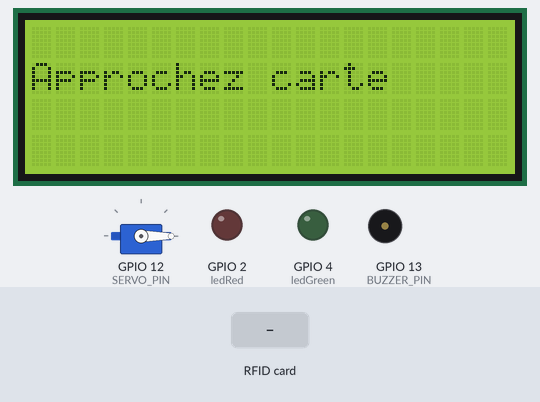
Bench run of a sketch on a simulated ESP32. Parts: 20×4 character LCD, servo, output pins drawn as LEDs (lit = HIGH), buzzer (waves = sounding, pin HIGH). Dashed ring = blinking. The test bench sets the inputs (shaded band). WiFi joins after 1.5 s; servers stay silent unless stated; uploads are accepted with an empty reply; what the sketch prints to the serial monitor is not drawn.

Above: at 2.8 s.
2.9 s: RFID card 12 34 56 78 held to the reader
At 3.22 s:
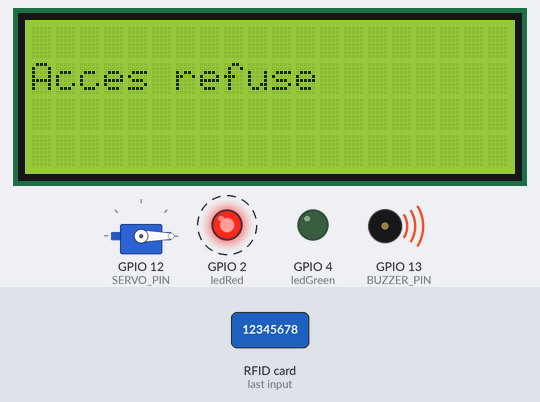
5.2 s: RFID card 5E 7A 19 C4 held to the reader
At 6.7 s:
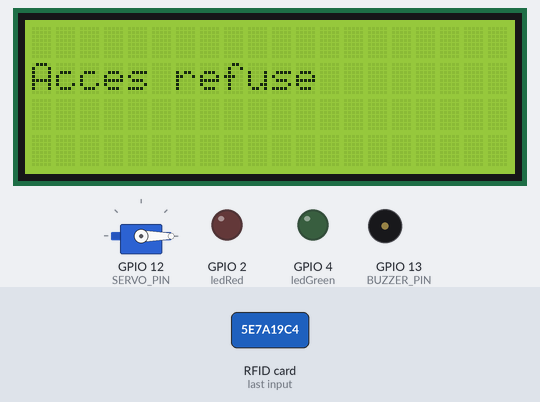
Timing chart, 0 to 8.2 s (numbered marks = the images above; inputs shaded):
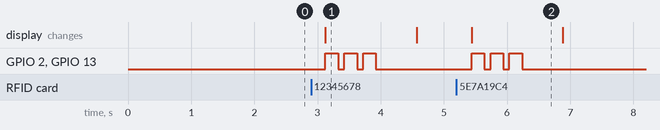

The sketch:

check_arduino_example.ino
```cpp
#include <LCD_I2C.h>
#include <WiFi.h>
#include <HTTPClient.h>
#include <ArduinoJson.h>
#include <SPI.h>
#include <MFRC522.h>
#include <ESP32Servo.h>
#include <Wire.h>

// ======== WIFI ========
const char* WIFI_SSID = "OPPO";
const char* WIFI_PASSWORD = "12345678";

// ======== LED ========
#define ledRed 2
#define ledGreen 4

// ======== I2C ========
#define SDA 25
#define SCL 26
LCD_I2C lcd(0x27,20,4);

// ======== API ========
const char* API_URL = "https://rfid-door-platform.onrender.com/api/esp32/access/check";
const char* BEARER_TOKEN = "Fmf-hAOrQSw7ksI3FtXYSIQYBdZvEYqpknjdRMbKt60";

// ======== BUZZER ========
#define BUZZER_PIN 13

// ======== RFID ========
#define SS_PIN 5
#define RST_PIN 22
MFRC522 rfid(SS_PIN, RST_PIN);

// ======== SERVO ========
#define SERVO_PIN 12
Servo myServo;

// ======== DONNEES ========
String device_code = "ESP01";

// ======== LOGIQUE ========
bool messageApprocheAffiche = false;
bool traitementEnCours = false;


// ======== LCD ========
void lcdApproche() {
  lcd.clear();
  lcd.setCursor(0,1);
  lcd.print("Approchez carte");
}

void lcdSucces() {
  lcd.clear();
  lcd.setCursor(0,1);
  lcd.print("Acces autorise");
}

void lcdErreur() {
  lcd.clear();
  lcd.setCursor(0,1);
  lcd.print("Acces refuse");
}


// ===== WIFI =====
void connectWiFi() {
  Serial.print("Connexion au WiFi");
  WiFi.begin(WIFI_SSID, WIFI_PASSWORD);

  while (WiFi.status() != WL_CONNECTED) {
    delay(500);
    Serial.print(".");
  }

  Serial.println("\nWiFi connecté");
  Serial.println(WiFi.localIP());
}


// ===== ENVOI API =====
void sendAccessCheck(String deviceCode, String rfidUid) {

  if (WiFi.status() != WL_CONNECTED) {
    lcdErreur();
    bipErreur();
    return;
  }

  HTTPClient http;
  http.begin(API_URL);

  http.addHeader("Content-Type", "application/json");
  http.addHeader("Authorization", "Bearer " + String(BEARER_TOKEN));

  StaticJsonDocument<200> requestDoc;
  requestDoc["device_code"] = deviceCode;
  requestDoc["uid"] = rfidUid;

  String requestBody;
  serializeJson(requestDoc, requestBody);

  int httpResponseCode = http.POST(requestBody);

  if (httpResponseCode > 0) {

    String response = http.getString();

    StaticJsonDocument<300> responseDoc;
    DeserializationError error = deserializeJson(responseDoc, response);

    if (error) {
      lcdErreur();
      bipErreur();
      http.end();
      return;
    }

    String decision = responseDoc["decision"];
    bool doorOpened = responseDoc["door_opened"];

    if (decision == "granted" && doorOpened == true) {
      lcdSucces();
      bipSucces();
      openDoor();
    } else {
      lcdErreur();
      bipErreur();
    }

  } else {
    lcdErreur();
    bipErreur();
  }

  http.end();

  delay(2000);
  lcdApproche();
}


// ===== RFID =====
String readUID() {

  if (!rfid.PICC_IsNewCardPresent()) return "";
  if (!rfid.PICC_ReadCardSerial()) return "";

  String uid = "";

  for (byte i = 0; i < rfid.uid.size; i++) {
    if (rfid.uid.uidByte[i] < 0x10) {
      uid += "0";
    }

    uid += String(rfid.uid.uidByte[i], HEX);
  }

  uid.toLowerCase();

  rfid.PICC_HaltA();
  rfid.PCD_StopCrypto1();

  return uid;
}


// ===== ATTENTE RETRAIT =====
void attendreRetraitCarte() {

  while (true) {
    byte bufferATQA[2];
    byte bufferSize = sizeof(bufferATQA);

    MFRC522::StatusCode status = rfid.PICC_WakeupA(bufferATQA, &bufferSize);

    if (status != MFRC522::STATUS_OK) break;

    rfid.PICC_HaltA();
    rfid.PCD_StopCrypto1();
    delay(300);
  }

  delay(500);
}


// ===== PORTE =====
void openDoor() {
  myServo.write(90);
  delay(3000);
  myServo.write(0);
}


// ===== BUZZER =====
void bipSucces() {
  digitalWrite(BUZZER_PIN, HIGH);
  digitalWrite(ledGreen, HIGH);
  delay(150);
  digitalWrite(BUZZER_PIN, LOW);
  digitalWrite(ledGreen, LOW);
}

void bipErreur() {
  for (int i = 0; i < 3; i++) {
    digitalWrite(BUZZER_PIN, HIGH);
    digitalWrite(ledRed, HIGH);
    delay(200);
    digitalWrite(BUZZER_PIN, LOW);
    digitalWrite(ledRed, LOW);
    delay(100);
  }
}


// ===== SETUP =====
void setup() {
  Serial.begin(115200);

  pinMode(BUZZER_PIN, OUTPUT);
  pinMode(ledRed, OUTPUT);
  pinMode(ledGreen, OUTPUT);

  Wire.begin(SDA, SCL);
  lcd.begin();
  lcd.backlight();

  lcdApproche();

  SPI.begin();
  rfid.PCD_Init();

  myServo.attach(SERVO_PIN);
  myServo.write(0);

  connectWiFi();
}


// ===== LOOP =====
void loop() {

  if (!messageApprocheAffiche && !traitementEnCours) {
    lcdApproche();
    messageApprocheAffiche = true;
  }

  String uid = readUID();

  if (uid != "") {
    traitementEnCours = true;

    Serial.println("UID : " + uid);

    sendAccessCheck(device_code, uid);

    attendreRetraitCarte();

    traitementEnCours = false;
    messageApprocheAffiche = false;
  }
}
```

Measured:
- after the input at 2.9 s, GPIO 2 (ledRed), GPIO 13 (BUZZER_PIN): alternates HIGH for 0.20 s and LOW for 0.10 s, 6 changes in all, then stays LOW, starting after 0.23 s; the display: changes after 0.23 s (image 1)
- after the input at 5.2 s, GPIO 2 (ledRed), GPIO 13 (BUZZER_PIN): alternates HIGH for 0.20 s and LOW for 0.10 s, 6 changes in all, then stays LOW, starting after 0.24 s; the display: changes after 0.24 s (image 2)
- what the display in image 1 shows lasts 1.5 s, from 3.1 s to 4.6 s
